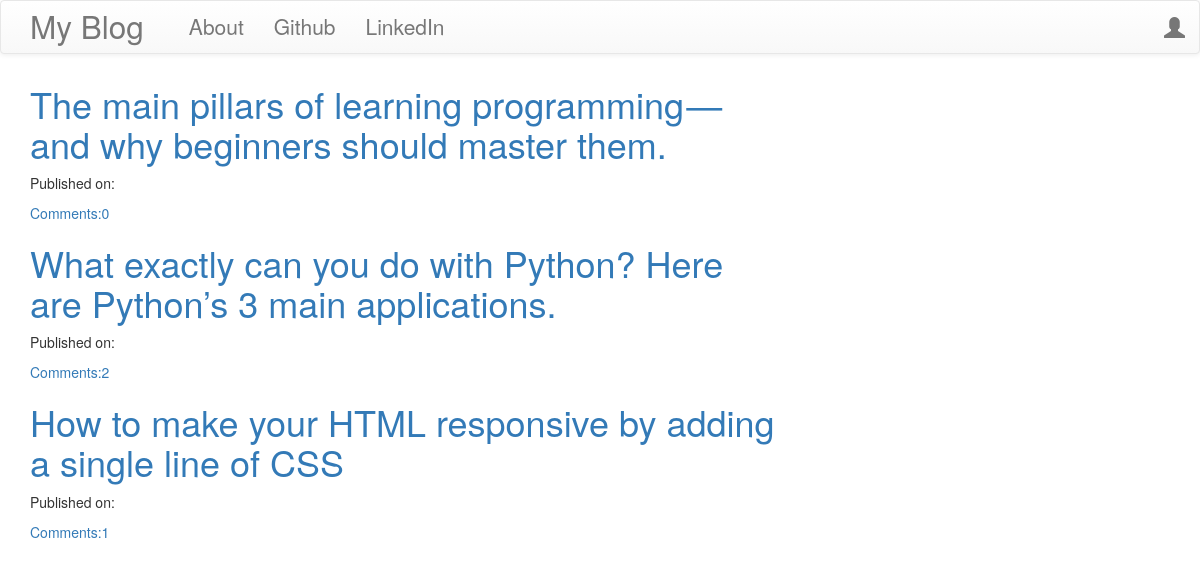
The page / on the database its author committed.
### blog/models.py (models this page shows, shortened)
class Post(models.Model):
	author = models.ForeignKey('auth.User',on_delete = models.CASCADE,)
	title = models.CharField(max_length=200)
	text = models.TextField()
	create_date = models.DateTimeField(default=timezone.now)
	published_date= models.DateTimeField()
	def approve_comments(self):
		return self.comments.filter(approved_comment=True)

### blog/views.py (the view)
# urls.py: url(r'^$',views.PostListView.as_view(),name='post_list'),
class PostListView(ListView):
	model = Post
	def get_queryset(self):
		return Post.objects.filter(published_date__lte=timezone.now()).order_by('-published_date')

### blog/templates/blog/post_list.html
{% extends "blog/base.html" %}
{% block content %}
<div class="centerstage">
	{% for post in post_list %}
	<div class="post">
		<h1><a href="{% url 'post_detail' pk=post.pk %}">{{ post.title }}</a></h1>
		<div class="date">
			<p>Published on: {{ post.published|date:"D M Y" }}</p>
		</div>
		<a href="{% url 'post_detail' pk=post.pk %}">Comments:{{ post.approve_comments.count }}</a>
	</div>
	{% endfor %}
</div>
{% endblock %}

### blog/static/css/blog.css (style rules this page uses)
.centerstage { margin-left: auto; margin-right: auto; }

### rows shown on the page
Post: title "The main pillars of learning programming — and why beginners should master them.", approve_comments.count "0"
Post: title "What exactly can you do with Python? Here are Python’s 3 main applications.", approve_comments.count "2"
Post: title "How to make your HTML responsive by adding a single line of CSS", approve_comments.count "1"
